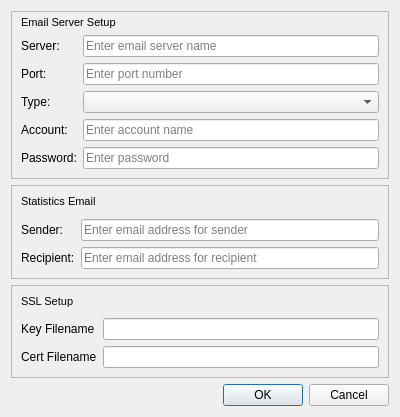
<?xml version="1.0" encoding="UTF-8"?>
<ui version="4.0">
 <class>AdvancedDialog</class>
 <widget class="QDialog" name="AdvancedDialog">
  <property name="geometry">
   <rect>
    <x>0</x>
    <y>0</y>
    <width>400</width>
    <height>417</height>
   </rect>
  </property>
  <property name="windowTitle">
   <string>Dialog</string>
  </property>
  <layout class="QVBoxLayout" name="verticalLayout_3">
   <item>
    <widget class="QFrame" name="emailServerFrame">
     <property name="frameShape">
      <enum>QFrame::StyledPanel</enum>
     </property>
     <property name="frameShadow">
      <enum>QFrame::Raised</enum>
     </property>
     <layout class="QVBoxLayout" name="verticalLayout_2">
      <property name="topMargin">
       <number>4</number>
      </property>
      <item>
       <widget class="QLabel" name="emailLabel">
        <property name="font">
         <font>
          <pointsize>8</pointsize>
         </font>
        </property>
        <property name="text">
         <string>Email Server Setup</string>
        </property>
       </widget>
      </item>
      <item>
       <layout class="QVBoxLayout" name="verticalLayout">
        <item>
         <layout class="QGridLayout" name="gridLayout">
          <property name="bottomMargin">
           <number>0</number>
          </property>
          <property name="verticalSpacing">
           <number>6</number>
          </property>
          <item row="4" column="1">
           <widget class="QLineEdit" name="passwordLineEdit">
            <property name="toolTip">
             <string>Enter the password to use to login to the Application Server. This password is for the user identified in the username field.</string>
            </property>
            <property name="inputMethodHints">
             <set>Qt::ImhHiddenText|Qt::ImhNoAutoUppercase|Qt::ImhNoPredictiveText|Qt::ImhSensitiveData</set>
            </property>
            <property name="inputMask">
             <string/>
            </property>
            <property name="echoMode">
             <enum>QLineEdit::Password</enum>
            </property>
            <property name="placeholderText">
             <string>Enter password</string>
            </property>
           </widget>
          </item>
          <item row="0" column="1">
           <widget class="QLineEdit" name="serverLineEdit">
            <property name="toolTip">
             <string>Enter the name to use for the Client application associated with this user.</string>
            </property>
            <property name="placeholderText">
             <string>Enter email server name</string>
            </property>
           </widget>
          </item>
          <item row="3" column="1">
           <widget class="QLineEdit" name="accountLineEdit">
            <property name="toolTip">
             <string>Enter the user name to login to the server with.</string>
            </property>
            <property name="placeholderText">
             <string>Enter account name</string>
            </property>
           </widget>
          </item>
          <item row="4" column="0">
           <widget class="QLabel" name="passwordLabel">
            <property name="text">
             <string>Password:</string>
            </property>
           </widget>
          </item>
          <item row="1" column="0">
           <widget class="QLabel" name="portLabel">
            <property name="text">
             <string>Port:</string>
            </property>
           </widget>
          </item>
          <item row="1" column="1">
           <widget class="QLineEdit" name="portLineEdit">
            <property name="toolTip">
             <string>Enter the Application ID value to be used by the Web APIs when accessing a specific client user.</string>
            </property>
            <property name="whatsThis">
             <string/>
            </property>
            <property name="inputMethodHints">
             <set>Qt::ImhDigitsOnly</set>
            </property>
            <property name="placeholderText">
             <string>Enter port number</string>
            </property>
           </widget>
          </item>
          <item row="3" column="0">
           <widget class="QLabel" name="accountLabel">
            <property name="text">
             <string>Account:</string>
            </property>
           </widget>
          </item>
          <item row="0" column="0">
           <widget class="QLabel" name="serverLabel">
            <property name="text">
             <string>Server:</string>
            </property>
           </widget>
          </item>
          <item row="2" column="0">
           <widget class="QLabel" name="typeLabel">
            <property name="sizePolicy">
             <sizepolicy hsizetype="Fixed" vsizetype="Preferred">
              <horstretch>0</horstretch>
              <verstretch>0</verstretch>
             </sizepolicy>
            </property>
            <property name="text">
             <string>Type:</string>
            </property>
           </widget>
          </item>
          <item row="2" column="1">
           <widget class="QComboBox" name="typeComboBox"/>
          </item>
         </layout>
        </item>
       </layout>
      </item>
     </layout>
    </widget>
   </item>
   <item>
    <widget class="QFrame" name="emailStatsFrame">
     <property name="frameShape">
      <enum>QFrame::StyledPanel</enum>
     </property>
     <property name="frameShadow">
      <enum>QFrame::Raised</enum>
     </property>
     <layout class="QVBoxLayout" name="verticalLayout_4">
      <property name="topMargin">
       <number>4</number>
      </property>
      <item>
       <widget class="QLabel" name="statisticsLabel">
        <property name="font">
         <font>
          <pointsize>8</pointsize>
         </font>
        </property>
        <property name="toolTip">
         <string extracomment="Setup the email addresses used to send statistics to/from"/>
        </property>
        <property name="text">
         <string>Statistics Email</string>
        </property>
       </widget>
      </item>
      <item>
       <layout class="QVBoxLayout" name="verticalLayout_5">
        <property name="bottomMargin">
         <number>0</number>
        </property>
        <item>
         <layout class="QGridLayout" name="gridLayout_2">
          <property name="bottomMargin">
           <number>0</number>
          </property>
          <item row="0" column="1">
           <widget class="QLineEdit" name="senderLineEdit">
            <property name="placeholderText">
             <string>Enter email address for sender</string>
            </property>
           </widget>
          </item>
          <item row="0" column="0">
           <widget class="QLabel" name="senderLabel">
            <property name="text">
             <string>Sender:</string>
            </property>
           </widget>
          </item>
          <item row="1" column="0">
           <widget class="QLabel" name="recipientLabel">
            <property name="text">
             <string>Recipient:</string>
            </property>
           </widget>
          </item>
          <item row="1" column="1">
           <widget class="QLineEdit" name="recipientLineEdit">
            <property name="cursorPosition">
             <number>0</number>
            </property>
            <property name="placeholderText">
             <string>Enter email address for recipient</string>
            </property>
           </widget>
          </item>
         </layout>
        </item>
       </layout>
      </item>
     </layout>
    </widget>
   </item>
   <item>
    <widget class="QFrame" name="sslFrame">
     <property name="frameShape">
      <enum>QFrame::StyledPanel</enum>
     </property>
     <property name="frameShadow">
      <enum>QFrame::Raised</enum>
     </property>
     <layout class="QVBoxLayout" name="verticalLayout_6">
      <property name="leftMargin">
       <number>9</number>
      </property>
      <property name="topMargin">
       <number>4</number>
      </property>
      <property name="rightMargin">
       <number>9</number>
      </property>
      <property name="bottomMargin">
       <number>9</number>
      </property>
      <item>
       <widget class="QLabel" name="sslLabel">
        <property name="font">
         <font>
          <pointsize>8</pointsize>
         </font>
        </property>
        <property name="text">
         <string>SSL Setup</string>
        </property>
       </widget>
      </item>
      <item>
       <layout class="QGridLayout" name="gridLayout_3">
        <property name="bottomMargin">
         <number>0</number>
        </property>
        <item row="0" column="1">
         <widget class="QLineEdit" name="sslKeyFileLineEdit"/>
        </item>
        <item row="0" column="0">
         <widget class="QLabel" name="sslKeyFileLabel">
          <property name="text">
           <string>Key Filename</string>
          </property>
         </widget>
        </item>
        <item row="1" column="0">
         <widget class="QLabel" name="sslCertFileLabel">
          <property name="text">
           <string>Cert Filename</string>
          </property>
         </widget>
        </item>
        <item row="1" column="1">
         <widget class="QLineEdit" name="sslCertFileLineEdit"/>
        </item>
       </layout>
      </item>
     </layout>
    </widget>
   </item>
   <item>
    <widget class="QDialogButtonBox" name="buttonBox">
     <property name="orientation">
      <enum>Qt::Horizontal</enum>
     </property>
     <property name="standardButtons">
      <set>QDialogButtonBox::Cancel|QDialogButtonBox::Ok</set>
     </property>
    </widget>
   </item>
  </layout>
 </widget>
 <tabstops>
  <tabstop>serverLineEdit</tabstop>
  <tabstop>portLineEdit</tabstop>
  <tabstop>typeComboBox</tabstop>
  <tabstop>accountLineEdit</tabstop>
  <tabstop>passwordLineEdit</tabstop>
  <tabstop>senderLineEdit</tabstop>
  <tabstop>recipientLineEdit</tabstop>
 </tabstops>
 <resources/>
 <connections>
  <connection>
   <sender>buttonBox</sender>
   <signal>accepted()</signal>
   <receiver>AdvancedDialog</receiver>
   <slot>accept()</slot>
   <hints>
    <hint type="sourcelabel">
     <x>248</x>
     <y>254</y>
    </hint>
    <hint type="destinationlabel">
     <x>157</x>
     <y>274</y>
    </hint>
   </hints>
  </connection>
  <connection>
   <sender>buttonBox</sender>
   <signal>rejected()</signal>
   <receiver>AdvancedDialog</receiver>
   <slot>reject()</slot>
   <hints>
    <hint type="sourcelabel">
     <x>316</x>
     <y>260</y>
    </hint>
    <hint type="destinationlabel">
     <x>286</x>
     <y>274</y>
    </hint>
   </hints>
  </connection>
 </connections>
</ui>
